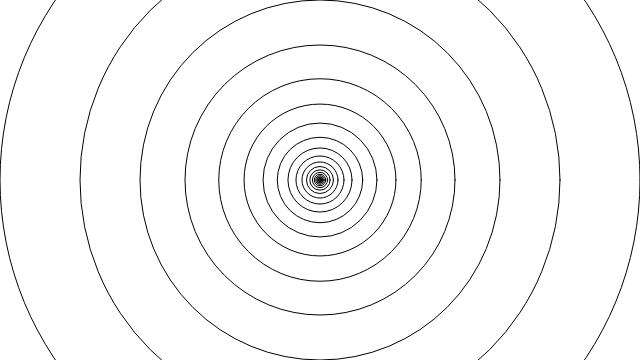
Frame 1 (no input)
Frame 2 (the mouse pressed at the canvas centre, redrawn once): identical to frame 1, image omitted

The p5.js sketch that drew this single still picture (run headless with seeded random() and noise() and a simulated clock; the mouse was pressed at the canvas centre and the sketch redrawn once):

// p5.js sketch
// ── sketch.js
// The Nature of Code
// Daniel Shiffman
// http://natureofcode.com

// Simple Recursion

function setup() {
  createCanvas(640,360);  
}

function draw() {
  background(255);
  drawCircle(width/2,height/2,width); 
  noLoop();
}

// Very simple function that draws one circle 
// and recursively calls itself
function drawCircle(x, y, r) {
  ellipse(x, y, r, r);
  // Exit condition, stop when radius is too small
  if(r > 2) {
    r *= 0.75;
    // Call the function inside the function! (recursion!)
    drawCircle(x, y, r);   
  }       
}
